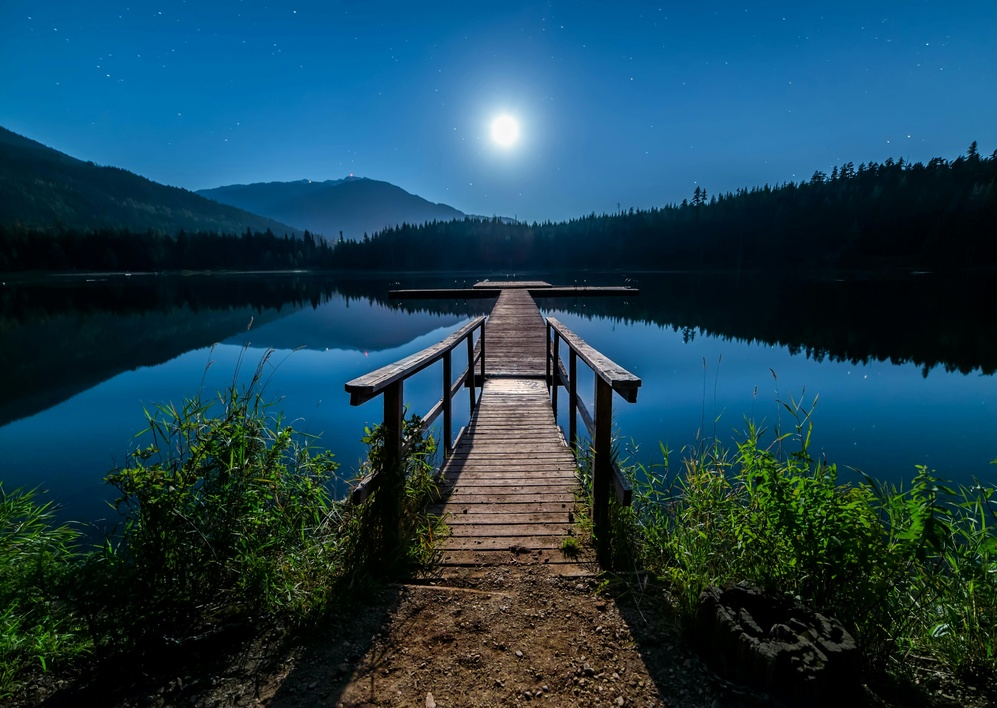
#> input picture images/SC.jpg, 997 x 708 px, shrunk from 5306 x 3770 before the run, found by its file name
$ python 'Non_Linear(s = c * r^a).py'
#> lines starting #> are read from the running program, lines starting #| are printed output that depends on the picture
import matplotlib.pyplot as plt
import cv2
import numpy as np

def main():
    # Power-law transformation: s = c * r^a
    c = 1.0
    gamma_values = [0.1, 0.3, 0.7, 1, 2, 3]
    img_path = '/Users/akhi/Desktop/DIP/images/SC.jpg'

    #Read grayscale image
    imge = cv2.imread(img_path)
#> imge is the input picture: shape (708, 997, 3); mean B, G, R 81.9, 64.9, 26.7
    img_gray = cv2.cvtColor(imge, cv2.COLOR_BGR2GRAY)
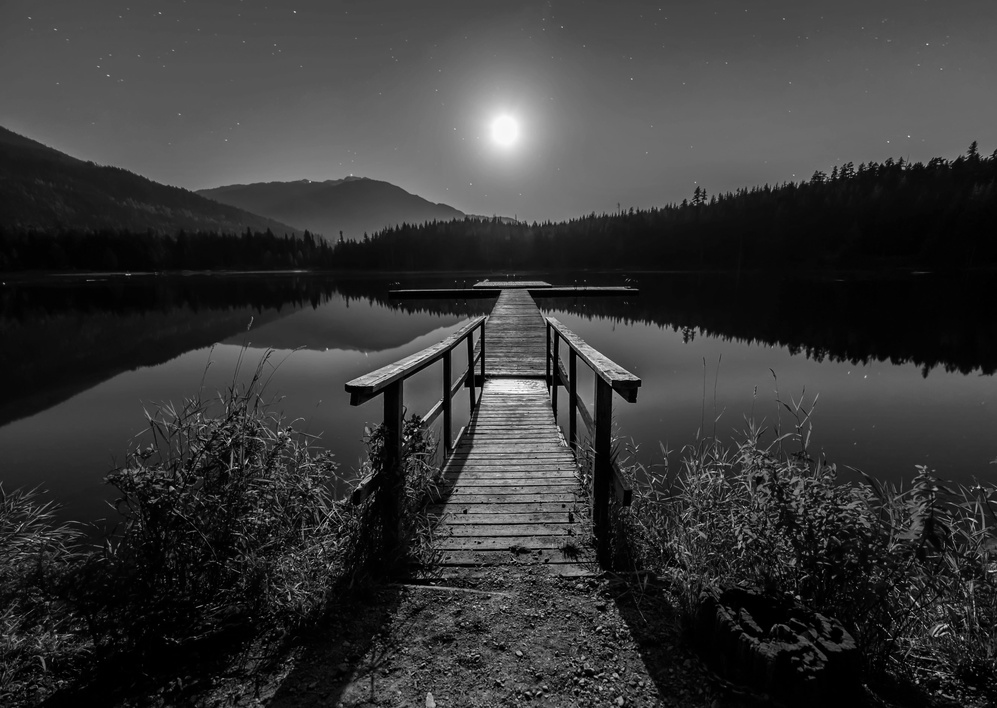
#> img_gray: shape (708, 997); min 0, max 254, mean 55.4

    if img_gray is None:
        print("Error: Image not found or path is incorrect!")
        return

    print("Image shape:", img_gray.shape)
#| Image shape: (708, 997)

    # Normalize to [0,1] for gamma correction
    r = img_gray / 255.0

    img_set = [img_gray]  # original image first
    title_set = ['Original']

    for a in gamma_values:
        s = c * (r ** a)  # Apply s = c * r^a
        s_img = np.clip(s * 255, 0, 255).astype(np.uint8)
        img_set.append(s_img)
        title_set.append(f's = c·r^{a}')
#> this loop made 6 passes
#> pass 1, in main, `s = c * (r ** a)`:
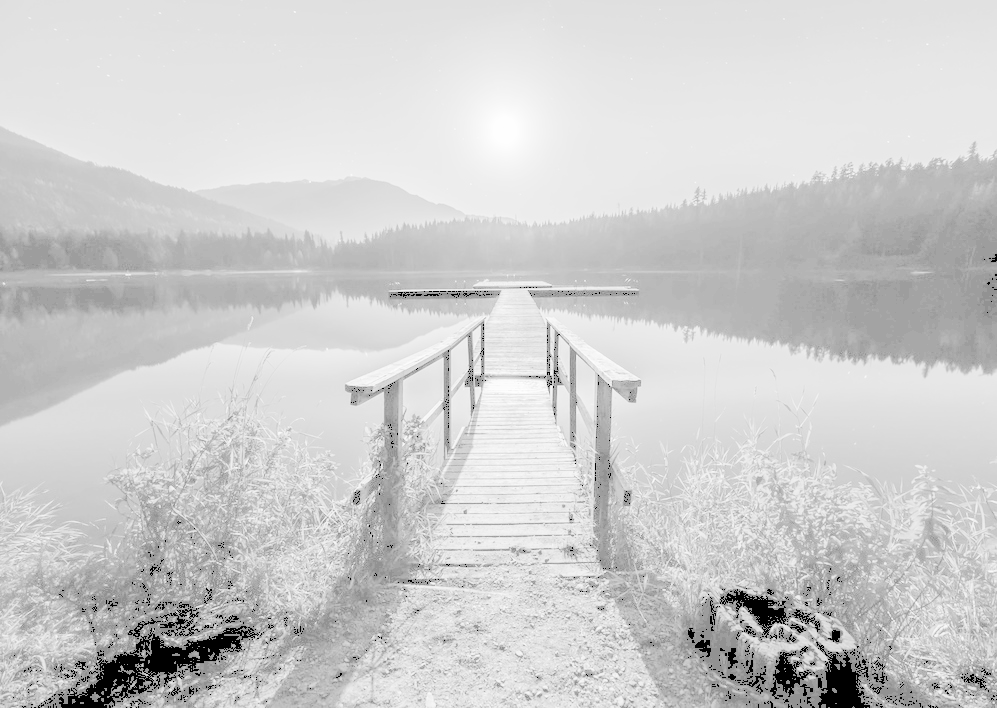
#> s: shape (708, 997) float64; min 0, max 1, mean 0.808
#> pass 2, in main, `s = c * (r ** a)`:
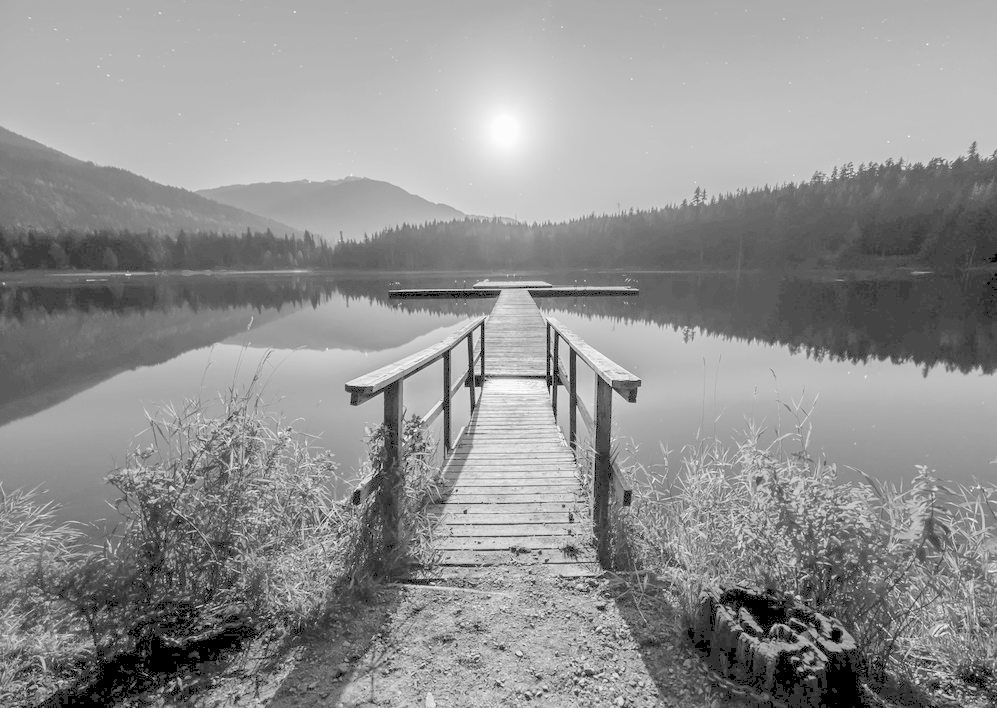
#> s: shape (708, 997) float64; min 0, max 0.999, mean 0.569
#> after the loop, img_set = 7 items; title_set = ['Original', 's = c·r^0.1', 's = c·r^0.3', 's = c·r^0.7', 's = c·r^1', 's = c·r^2', 's = c·r^3']

    display_imgset(img_set, title_set, row=2, col=4)

def display_imgset(img_set, title_set, row=1, col=1):
#> called with row = 2, col = 4
    plt.figure(figsize=(10, 10))
    for i in range(len(img_set)):
        plt.subplot(row, col, i + 1)
        plt.imshow(img_set[i], cmap='gray')
        plt.title(title_set[i])
        plt.axis('off')
#> this loop made 7 passes
    plt.tight_layout()
    plt.show()
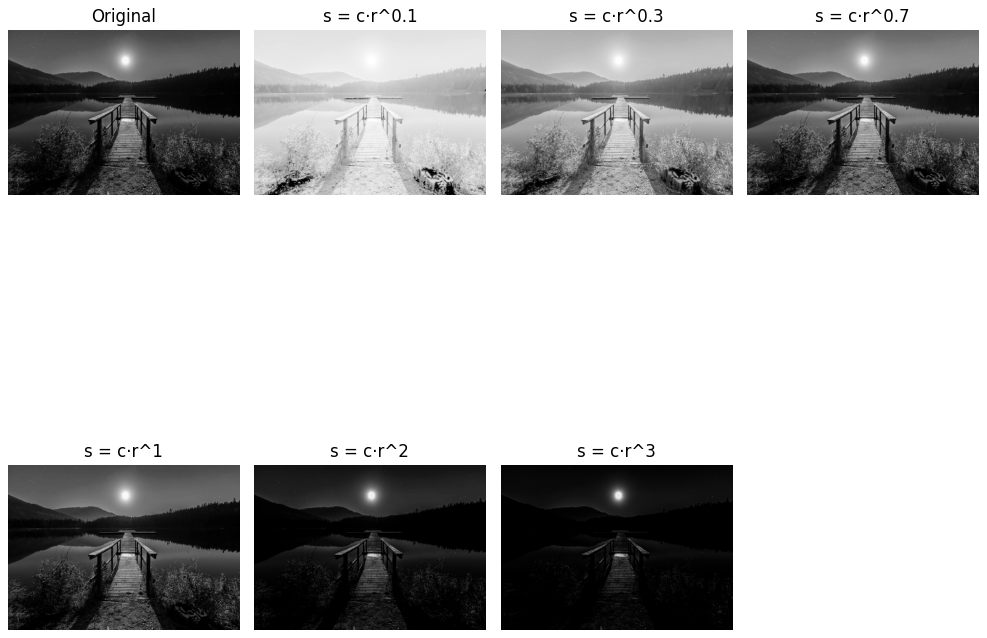
#> figure drawn by matplotlib, 7 panels

if __name__ == '__main__':
    main()

$ run again, with images/FLOWER.jpeg copied over images/SC.jpg
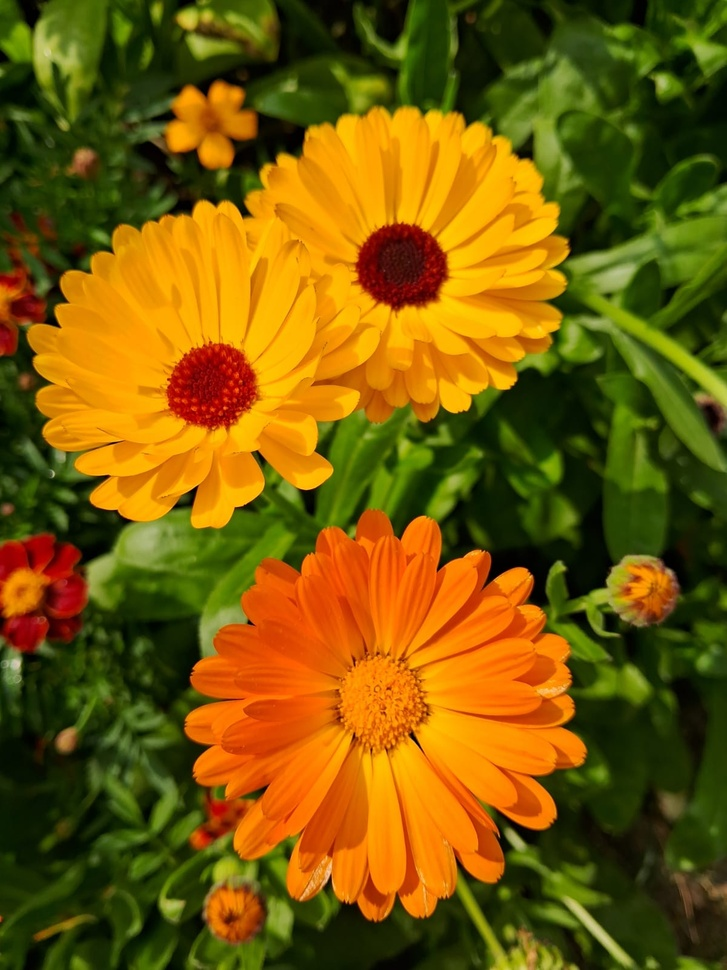
#> input picture images/FLOWER.jpeg, 727 x 970 px, shrunk from 1200 x 1600 before the run, found by its file name
#> in main, imge is the input picture: shape (970, 727, 3); mean B, G, R 6.7, 89.5, 119.3
#> in main, `img_gray = cv2.cvtColor(imge, cv2.COLOR_BGR2GRAY)`:
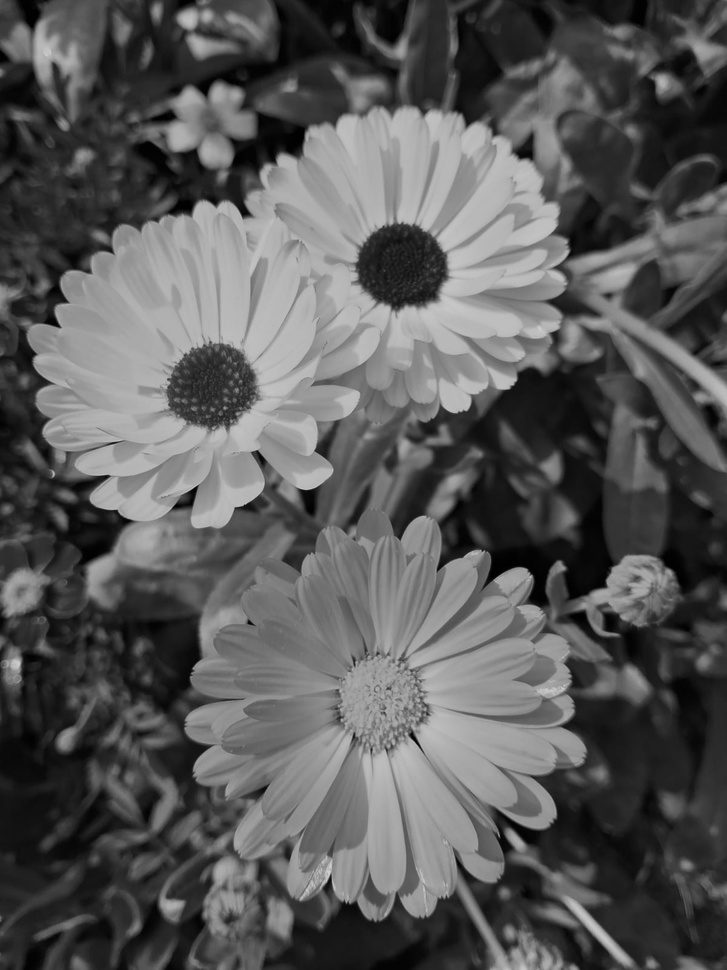
#> img_gray: shape (970, 727); min 0, max 212, mean 88.9
#| Image shape: (970, 727)
#> the loop in main, `for a in gamma_values:` made 6 passes
#> pass 2, in main, `s = c * (r ** a)`:
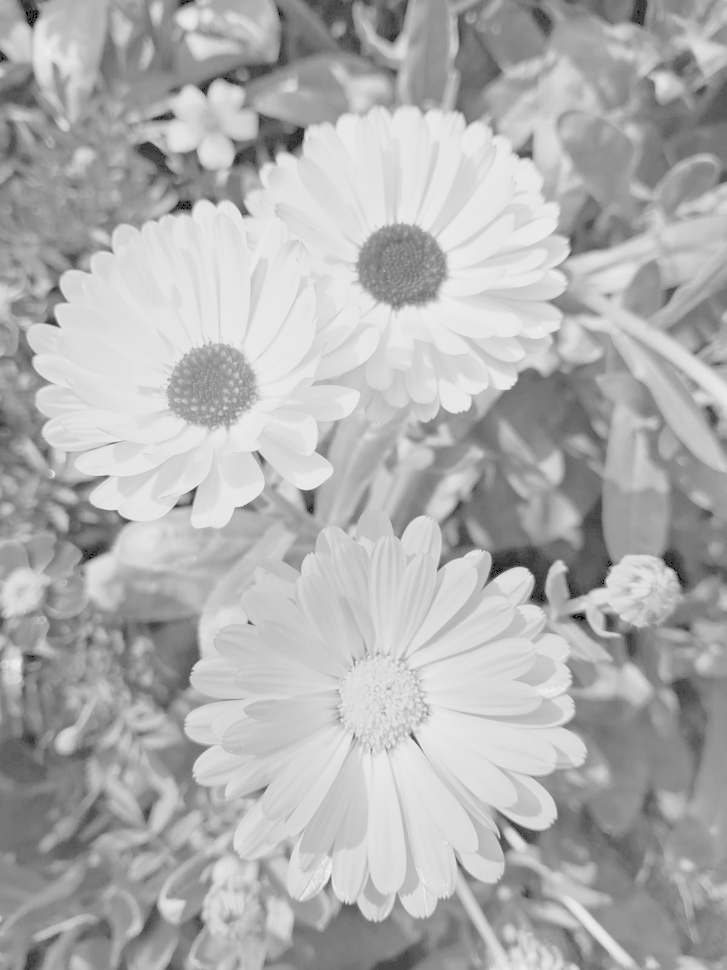
#> s: shape (970, 727) float64; min 0, max 0.946, mean 0.69
#> after the loop in main, `for a in gamma_values:`: img_set = 7 items; title_set = ['Original', 's = c·r^0.1', 's = c·r^0.3', 's = c·r^0.7', 's = c·r^1', 's = c·r^2', 's = c·r^3']
#> the loop in display_imgset, `for i in range(len(img_set)):` made 7 passes
